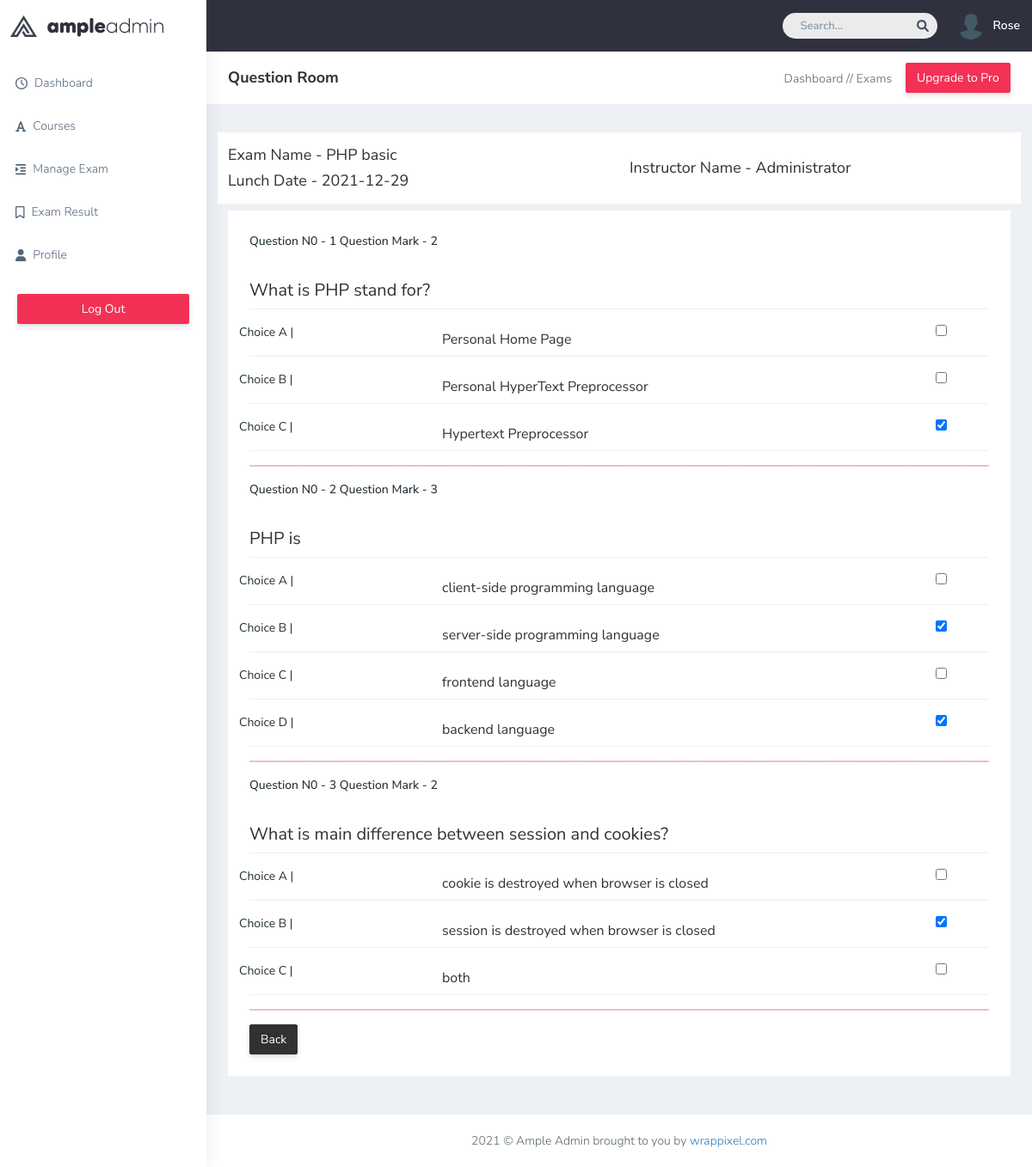
The app's page /questions.php?exam_slug=php-basic-61cbed4804b81 (signed in) with its own data.
### tables this page shows
CREATE TABLE `users` (
  `id` int(11) NOT NULL,
  `slug` varchar(225) NOT NULL,
  `username` varchar(200) NOT NULL,
  `email` varchar(200) NOT NULL,
  `password` varchar(200) NOT NULL,
  `role` varchar(200) DEFAULT NULL,
  `address` varchar(250) DEFAULT NULL,
  `phone_no` varchar(200) DEFAULT NULL,
  `image` varchar(250) DEFAULT NULL
);

CREATE TABLE `exams` (
  `id` int(11) NOT NULL,
  `ins_id` int(11) NOT NULL,
  `slug` varchar(255) NOT NULL,
  `title` varchar(200) NOT NULL,
  `description` varchar(300) DEFAULT NULL,
  `time_limit` time NOT NULL,
  `create_date` date DEFAULT NULL,
  `lunch_date` date DEFAULT NULL
);

CREATE TABLE `questions` (
  `id` int(11) NOT NULL,
  `exam_id` int(11) NOT NULL,
  `slug` varchar(255) NOT NULL,
  `question` text NOT NULL,
  `mark` int(11) NOT NULL
);

CREATE TABLE `answers` (
  `id` int(11) NOT NULL,
  `slug` varchar(255) NOT NULL,
  `answer` text NOT NULL,
  `isAnswer` tinyint(1) NOT NULL,
  `question_id` int(11) NOT NULL
);

### core/classes/DB.php (called while the page is built, shortened)
<?php
class DB
{
    private static $dbh = null;
    private static $res,$data,$count,$sql;
    public function __construct()
    {
        self::$dbh = new PDO("mysql:host=localhost;dbname=ample-onlinequiz","root","");
        self::$dbh->setAttribute(PDO::ATTR_ERRMODE,PDO::ERRMODE_EXCEPTION);
    }
    public function query($params = [])
    {
        self::$res = self::$dbh->prepare(self::$sql);
        self::$res->execute($params);
        return $this;
    }
    public function getAll()
    {
        $this->query();
        self::$data = self::$res->fetchAll(PDO::FETCH_OBJ);
        return self::$data;
    }
    public function getOne()
    {
        $this->query();
        self::$data = self::$res->fetch(PDO::FETCH_OBJ);
        return self::$data;
    }
    public static function table($table_name)
    {
        $sql = "select * from $table_name";
        self::$sql = $sql;
        $db = new DB();
        return $db;
    }
    public function where($col,$operator,$value = 1)
    {
        if(func_num_args() == 2)
        {
            self::$sql .= " where $col = '$operator'";
        }
        else
        {
            self::$sql .= " where $col $operator '$value'";
        }
        $this->query();
        return $this;
    }
    public static function raw($sql)
    {
        self::$sql = $sql;
        $db = new DB();
        return $db;
    }
}
?>

### core/classes/User.php (called while the page is built, shortened)
<?php
class User{
     public static function auth()
     {
         if(isset($_SESSION['user_id'])){
             $user_id = $_SESSION['user_id'];
             return DB::table('users')->where('id',$user_id)->getOne();
         }else{
             return false;
         }
     }
}

### core/classes/Question.php (called while the page is built, shortened)
<?php
class Question{
   public static function ofExam($exam_id)
   {
       $course_exam = DB::raw("select questions.*,exams.title from questions
                              join exams on exams.id = questions.exam_id
                              where questions.exam_id =  $exam_id
                              ")->getAll();
       return $course_exam;
   }
}

### questions.php (the view, shortened to what this page needs)
<?php require_once "inc/header.php";
if(isset($_GET['exam_slug']))
{
            $slug = $_GET['exam_slug'];
            $exam = DB::table('exams')->where('slug',$slug)->getOne();
            if($exam)
            {
            $question = Question::ofExam($exam->id);
            }
}else{
    Helper::redirect('404.php');
}
?>
        <div class="page-wrapper">
            <div class="page-breadcrumb bg-white">
                <div class="row align-items-center">
                    <div class="col-lg-3 col-md-4 col-sm-4 col-xs-12">
                        <h4 class="page-title">Question Room</h4>
                    </div>
                    <div class="col-lg-9 col-sm-8 col-md-8 col-xs-12">
                        <div class="d-md-flex">
                            <ol class="breadcrumb ms-auto">
                                <li><a href="index.php" class="fw-normal">Dashboard /</a></li>
                                <li><a href="exams.php" class="fw-normal"> / Exams</a></li>
                            </ol>
                            <a href="index.php" target="_blank"
                                class="btn btn-danger  d-none d-md-block pull-right ms-3 hidden-xs hidden-sm waves-effect waves-light text-white">Upgrade
                                to Pro</a>
                        </div>
                    </div>
                </div>
            </div>
            <div class="container-fluid">
            <div class="row align-items-center bg-white pt-3 pb-2 my-2">
                  <div class="col-lg-6 col-md-6 col-sm-4 col-xs-12">
                      <h4 class="page-title">Exam Name - <?= $exam->title; ?></h4>
                      <h4 class="page-title">Lunch Date - <?= $exam->lunch_date; ?></h4>
                  </div>
                  <div class="col-lg-6 col-md-6 col-sm-4 col-xs-12">
                      <h4 class="page-title">Instructor Name - <?= DB::table('users')->where('id',$exam->ins_id)->getOne()->username; ?></h4>
                  </div>
              </div>
                <?php if($question): ?>
                <div class="row ">
                    <div class="col-lg-12 col-xlg-12 col-md-12 mx-auto">
                        <div class="card">
                            <div class="card-body">
                                <form class="form-horizontal form-material" action="" method="POST">
                                  <?php  $counter = 1;
                                  if($question):
                                            foreach($question as $q): ?>
                                    <div class="form-group">
                                        <div class="col-md-12">
                                            <label for="">Question N0 - <?= $counter++; ?></label>
                                            <label for="">Question Mark - <?= $q->mark; ?></label>
                                        </div>
                                    </div>
                                    <div class="form-group">
                                        <div class="col-md-12 border-bottom p-0">
                                            <input type="text" value="<?= $q->question; ?>"
                                                class="form-control p-0 border-0" name="question[]" style="font-size: 20px;"
                                                id="question" disabled>
                                        </div>
                                    </div>
                                        <?php
                                        $ans_count = "A";
                                        $answer = DB::table('answers')->where('question_id',$q->id)->getAll();
                                        foreach($answer as $a):?>
                                        <div class="form-group">
                                            <div class="col-md-12 border-bottom p-0">
                                                <div class="row">
                                                    <div class="col-sm-3 p-0">
                                                    <p for="answer">Choice <?= $ans_count++ ?> | </p>
                                                    </div>
                                                    <div class="col-sm-8 p-0">
                                                    <input  type="text" class="form-control border-0" name="<?= $a->id ?>" value="<?= $a->answer ?>" style="font-size: 16px; padding-left:15px" disabled>
                                                    </div>
                                                    <div class="col-sm-1  p-0">
                                                    <?php $checked = ($a->isAnswer)? "checked" : ""; ?>
                                                    <input type="checkbox" class="" name=""  value="" <?= $checked ?> >
                                                    </div>
                                                </div>
                                            </div>
                                        </div>
                                        <?php endforeach ?>
                                     <hr style="border: 1px dashed red;">
                                    <?php endforeach; endif; ?>
                                   <a href="exams.php" class="btn btn-dark">Back</a>
                                </form>
                            </div>
                        </div>
                    </div>
                </div>
                <?php else: ?>
                    <div class="alert alert-danger">No Questions exist!</div>
                <?php endif; ?>
            </div>
            <footer class="footer text-center"> 2021 © Ample Admin brought to you by <a
                    href="https://www.wrappixel.com/">wrappixel.com</a>
            </footer>
        </div>
<?php require_once "inc/footer.php" ?>

### inc/header.php (shortened to what this page needs)
<?php
if((User::auth()))
{
    $user = User::auth();
}
?>
<!DOCTYPE html>
<html dir="ltr" lang="en">
<head>
    <link href="template/css/style.min.css" rel="stylesheet">
    <link rel="stylesheet" href="https://cdnjs.cloudflare.com/ajax/libs/font-awesome/6.0.0-beta2/css/all.min.css" />
</head>
<body>
    <div id="main-wrapper" data-layout="vertical" data-navbarbg="skin5" data-sidebartype="full"
        data-sidebar-position="absolute" data-header-position="absolute" data-boxed-layout="full">
        <header class="topbar" data-navbarbg="skin5">
            <nav class="navbar top-navbar navbar-expand-md navbar-dark">
                <div class="navbar-header" data-logobg="skin6">
                    <a class="navbar-brand" href="dashboard.html">
                        <b class="logo-icon">
                            <img src="template/plugins/images/logo-icon.png" alt="homepage" />
                        </b>
                        <span class="logo-text">
                            <img src="template/plugins/images/logo-text.png" alt="homepage" />
                        </span>
                    </a>
                </div>
                <div class="navbar-collapse collapse" id="navbarSupportedContent" data-navbarbg="skin5">
                    <ul class="navbar-nav ms-auto d-flex align-items-center">
                        <li class=" in">
                            <form role="search" class="app-search d-none d-md-block me-3">
                                <input type="text" placeholder="Search..." class="form-control mt-0">
                                <a href="" class="active">
                                    <i class="fa fa-search"></i>
                                </a>
                            </form>
                        </li>
                        <?php if(User::auth()):
                                 $user = User::auth();
                        ?>
                        <li>
                            <a class="profile-pic" href="profile.php">
                                <img src="<?= $user->image ?>" alt="user-img" width="30" style="border-radius: 50%;"
                                    class="img-circle"><span class="text-white font-medium"><?= $user->username ?></span></a>
                        </li>
                        <?php endif; ?>
                    </ul>
                </div>
            </nav>
        </header>
        <aside class="left-sidebar" data-sidebarbg="skin6">
            <div class="scroll-sidebar">
                <nav class="sidebar-nav">
                    <ul id="sidebarnav">
                        <li class="sidebar-item pt-2">
                            <a class="sidebar-link waves-effect waves-dark sidebar-link" href="index.php"
                                aria-expanded="false">
                                <i class="far fa-clock" aria-hidden="true"></i>
                                <span class="hide-menu mx-2">Dashboard</span>
                            </a>
                        </li>
                        <?php if(isset($user)): ?>
                        <li class="sidebar-item">
                            <a class="sidebar-link waves-effect waves-dark sidebar-link" href="courses.php"
                                aria-expanded="false">
                                <i class="fa fa-font" aria-hidden="true"></i>
                                <span class="hide-menu mx-2">Courses</span>
                            </a>
                        </li>
                        <li class="sidebar-item">
                            <a class="sidebar-link waves-effect waves-dark sidebar-link" href="exams.php"
                                aria-expanded="false">
                                <i class="fas fa-indent" aria-hidden="true"></i>
                                <span class="hide-menu mx-2">Manage Exam</span>
                            </a>
                        </li>
                        <li class="sidebar-item">
                            <a class="sidebar-link waves-effect waves-dark sidebar-link" href="exam-result.php"
                                aria-expanded="false">
                                <i class="far fa-bookmark" aria-hidden="true"></i>
                                <span class="hide-menu mx-2">Exam Result</span>
                            </a>
                        </li>
                        <li class="sidebar-item">
                            <a class="sidebar-link waves-effect waves-dark sidebar-link" href="profile.php"
                                aria-expanded="false">
                                <i class="fa fa-user" aria-hidden="true"></i>
                                <span class="hide-menu mx-2">Profile</span>
                            </a>
                        </li>
                        <li class="text-center p-20 upgrade-btn">
                            <a href="logout.php"
                                class="btn d-grid btn-danger text-white">
                                Log Out</a>
                        </li>
                        <?php endif; ?>
                    </ul>
                </nav>
            </div>
        </aside>

### records on screen
users: image (placeholder picture), username "Rose"
exams: title "PHP basic", lunch_date "2021-12-29", ins.username "Administrator"
questions: mark "2", question "What is PHP stand for?"
answers: answer "Personal Home Page"
answers: answer "Personal HyperText Preprocessor"
answers: answer "Hypertext Preprocessor"
questions: mark "3", question "PHP is"
answers: answer "client-side programming language"
answers: answer "server-side programming language"
answers: answer "frontend language"
answers: answer "backend language"
questions: mark "2", question "What is main difference between session and cookies?"
answers: answer "cookie is destroyed when browser is closed"
answers: answer "session is destroyed when browser is closed"
answers: answer "both"
